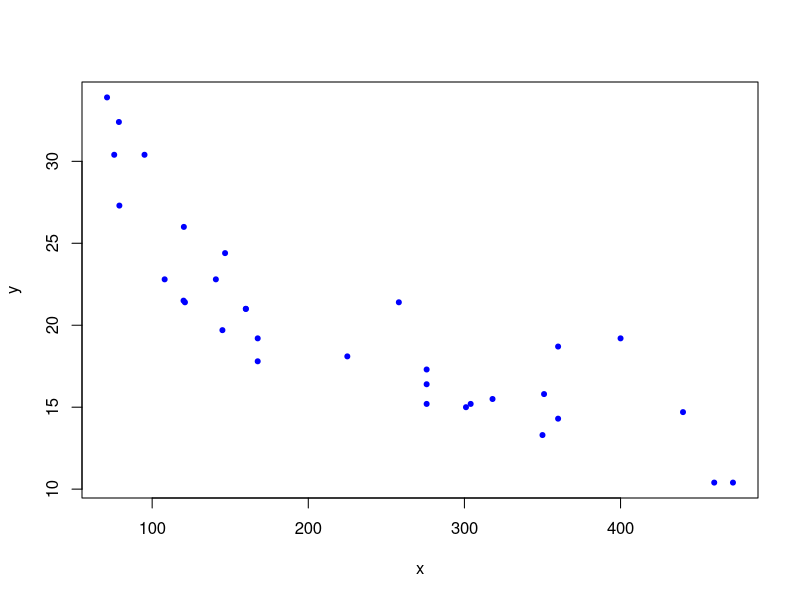
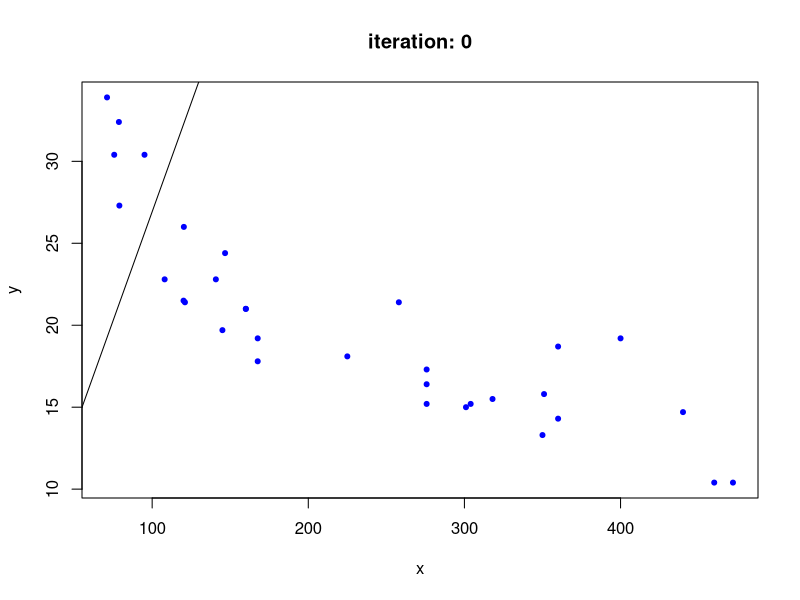
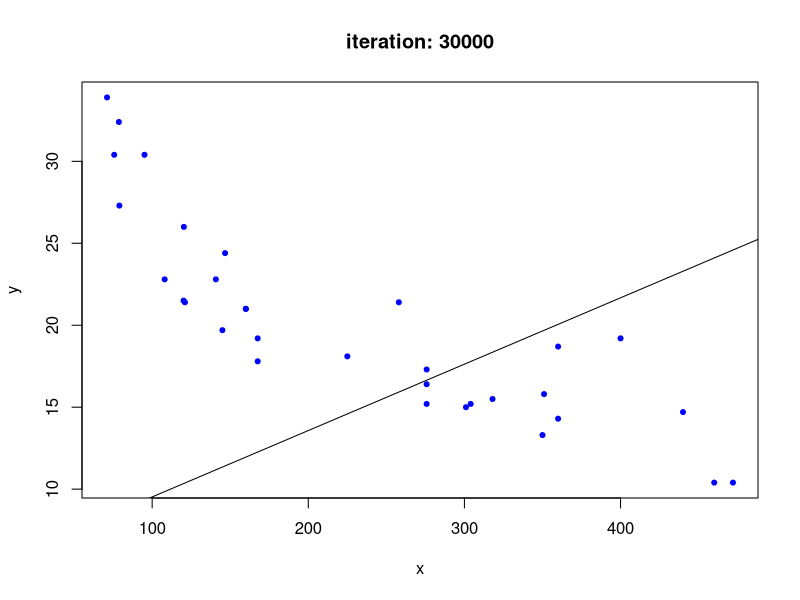
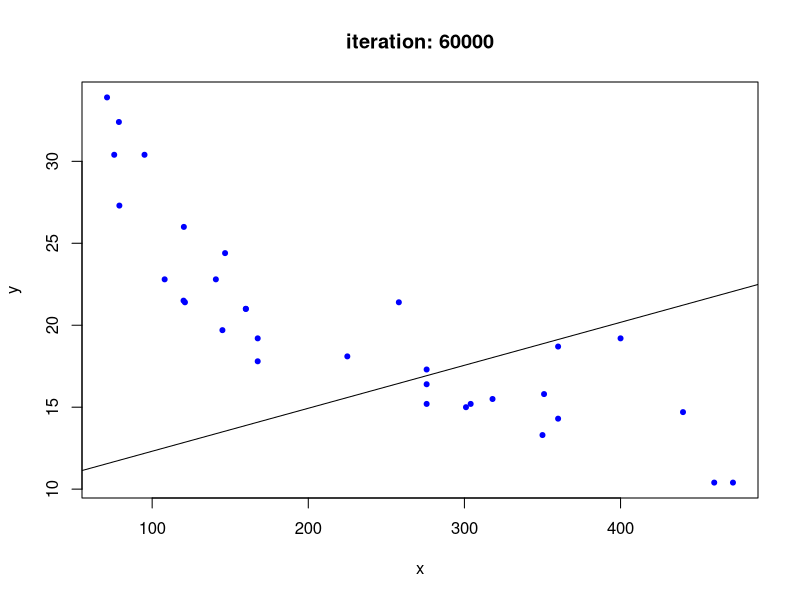
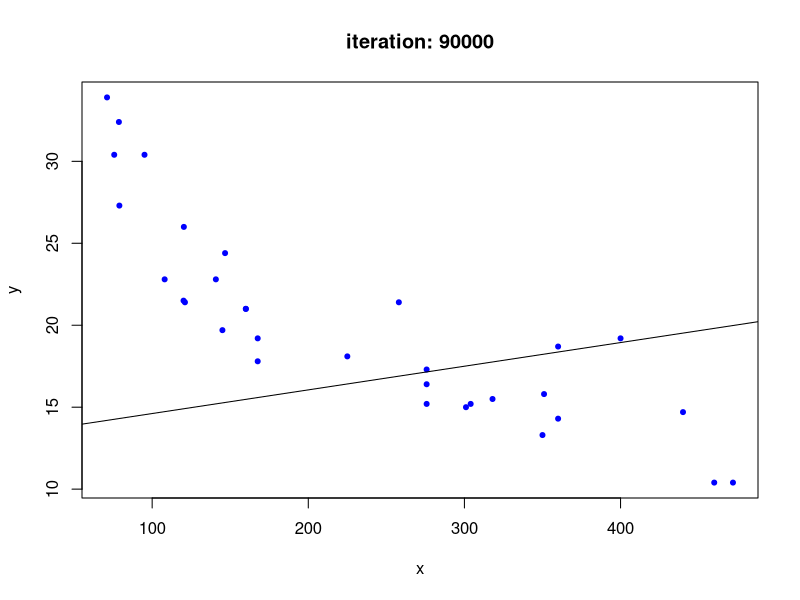
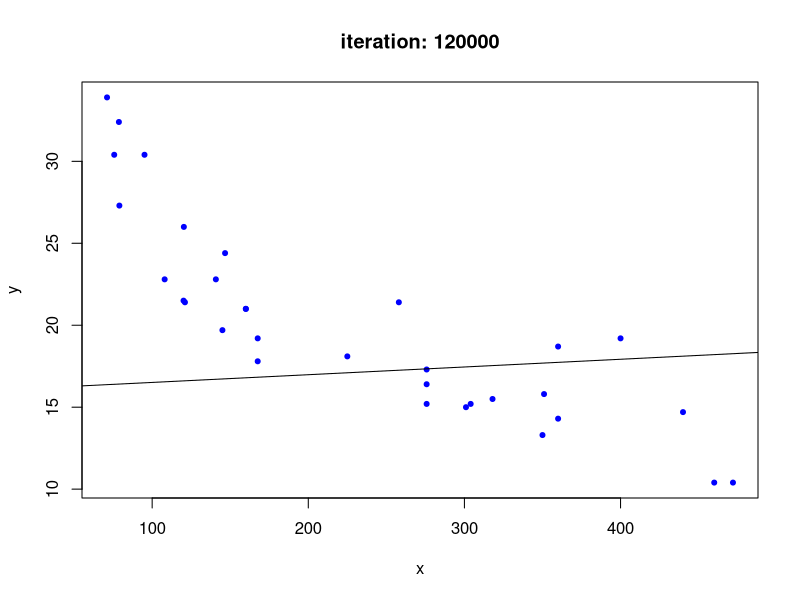
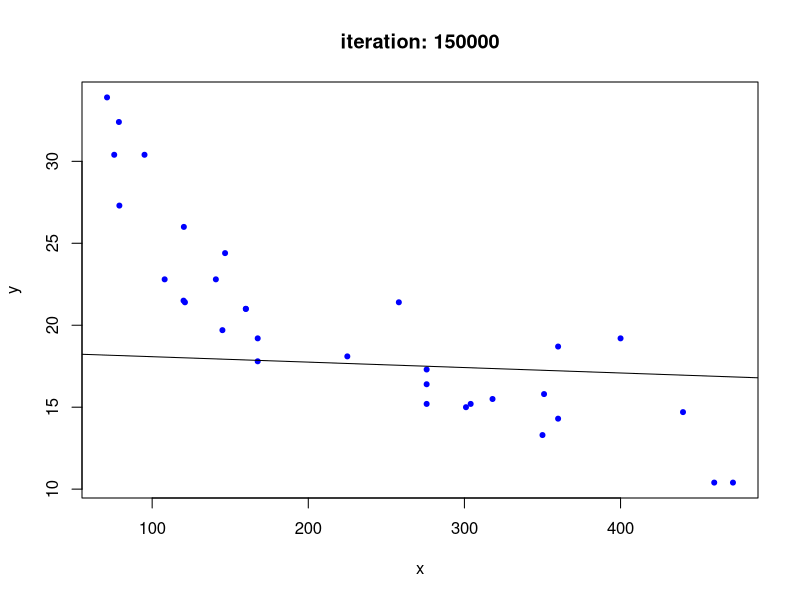
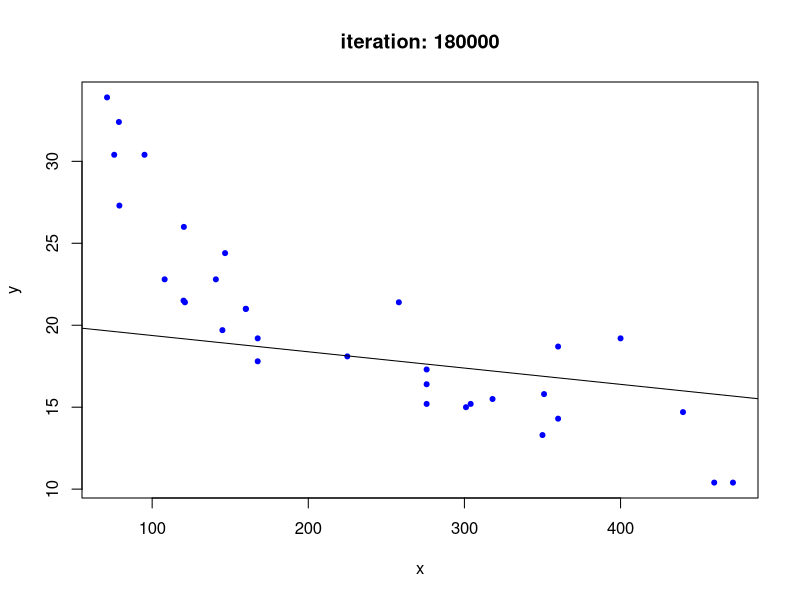

Generate these figures, in order, with R: (Note: a time limit stopped this script after it produced the figures.)


# gradient descent algorithm implemented in R:

# this is specifically for linear algorithms though, but it will still be interesting to learn
# https://sw23993.wordpress.com/2017/02/12/implementing-the-gradient-descent-algorithm-in-r/ 


# his definition of the line equation is using these variables:
# y = mx + c    (m is slope coefficient, x is variable, c is intercept)

# original
gradientDesc <- function(x, y, learn_rate, conv_threshold, n, max_iter) {
    plot(x, y, col = "blue", pch = 20)
    m <- runif(1, 0, 1)
    c <- runif(1, 0, 1)
    yhat <- m * x + c
    MSE <- sum((y - yhat) ^ 2) / n
    converged = F
    iterations = 0
    while(converged == F) {
        print(iterations)
        ## Implement the gradient descent algorithm
        m_new <- m - learn_rate * ((1 / n) * (sum((yhat - y) * x)))
        c_new <- c - learn_rate * ((1 / n) * (sum(yhat - y)))
        m <- m_new
        c <- c_new
        yhat <- m * x + c
        MSE_new <- sum((y - yhat) ^ 2) / n
        if(MSE - MSE_new <= conv_threshold) {
            abline(c, m) 
            converged = T
            return(paste("Optimal intercept:", c, "Optimal slope:", m))
        }
        iterations = iterations + 1
        if(iterations > max_iter) { 
            abline(c, m) 
            converged = T
            return(paste("Optimal intercept:", c, "Optimal slope:", m))
        }
    }
}


my_gradientDesc <- function(x, y, learn_rate, conv_threshold, n, max_iter) {
    plot(x, y, col = "blue", pch = 20)
    m <- runif(1, 0, 1)
    c <- runif(1, 0, 1)
    yhat <- m * x + c
    MSE <- sum((y - yhat) ^ 2) / n
    converged = F
    iterations = 0
    while(converged == F) {
        
        # this is my addition, every 1000...
                # optional- create new plot with number of iterations listed
                # mark the current best fit line
            # or just add the line to existing plot so we have a ton of lines
        if(iterations %% 30000 == 0) {
            plot(x, y, col = "blue", pch = 20, main=paste0("iteration: ", iterations))
            abline(c, m)
            Sys.sleep(1)
        }
        
        print(iterations)
        ## Implement the gradient descent algorithm
        m_new <- m - learn_rate * ((1 / n) * (sum((yhat - y) * x)))
        c_new <- c - learn_rate * ((1 / n) * (sum(yhat - y)))
        m <- m_new
        c <- c_new
        yhat <- m * x + c
        MSE_new <- sum((y - yhat) ^ 2) / n
        
        # break statements
        if(MSE - MSE_new <= conv_threshold) {
            abline(c, m) 
            converged = T
            return(paste("Optimal intercept:", c, "Optimal slope:", m))
        }
        iterations = iterations + 1
        if(iterations > max_iter) { 
            abline(c, m) 
            converged = T
            return(paste("Optimal intercept:", c, "Optimal slope:", m))
        }
    }
}



# Run the function 
set.seed(1)
#gradientDesc(mtcars$disp, mtcars$mpg, 0.0000293, 0.001, 32, 2500000)
my_gradientDesc(mtcars$disp, mtcars$mpg, 0.0000293, 0.001, 32, 2500000)
